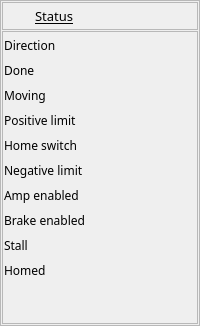
      <widget class="QFrame" name="frame_10">
       <property name="frameShape">
        <enum>QFrame::StyledPanel</enum>
       </property>
       <property name="frameShadow">
        <enum>QFrame::Raised</enum>
       </property>
       <layout class="QVBoxLayout" name="verticalLayout_15">
        <property name="spacing">
         <number>1</number>
        </property>
        <property name="margin">
         <number>1</number>
        </property>
        <item>
         <widget class="QFrame" name="frame_11">
          <property name="sizePolicy">
           <sizepolicy hsizetype="Preferred" vsizetype="Fixed">
            <horstretch>0</horstretch>
            <verstretch>0</verstretch>
           </sizepolicy>
          </property>
          <property name="minimumSize">
           <size>
            <width>0</width>
            <height>24</height>
           </size>
          </property>
          <property name="frameShape">
           <enum>QFrame::StyledPanel</enum>
          </property>
          <property name="frameShadow">
           <enum>QFrame::Raised</enum>
          </property>
          <layout class="QVBoxLayout" name="verticalLayout_18">
           <property name="spacing">
            <number>1</number>
           </property>
           <property name="margin">
            <number>1</number>
           </property>
           <item>
            <layout class="QHBoxLayout" name="horizontalLayout_26">
             <property name="spacing">
              <number>1</number>
             </property>
             <item>
              <widget class="QLabel" name="label_37">
               <property name="sizePolicy">
                <sizepolicy hsizetype="Fixed" vsizetype="Fixed">
                 <horstretch>0</horstretch>
                 <verstretch>0</verstretch>
                </sizepolicy>
               </property>
               <property name="minimumSize">
                <size>
                 <width>90</width>
                 <height>24</height>
                </size>
               </property>
               <property name="font">
                <font>
                 <family>Abyssinica SIL</family>
                 <pointsize>10</pointsize>
                 <underline>true</underline>
                </font>
               </property>
               <property name="text">
                <string>Status</string>
               </property>
              </widget>
             </item>
             <item>
              <spacer name="horizontalSpacer_7">
               <property name="orientation">
                <enum>Qt::Horizontal</enum>
               </property>
               <property name="sizeType">
                <enum>QSizePolicy::Fixed</enum>
               </property>
               <property name="sizeHint" stdset="0">
                <size>
                 <width>40</width>
                 <height>24</height>
                </size>
               </property>
              </spacer>
             </item>
            </layout>
           </item>
          </layout>
         </widget>
        </item>
        <item>
         <widget class="QFrame" name="frame_12">
          <property name="frameShape">
           <enum>QFrame::StyledPanel</enum>
          </property>
          <property name="frameShadow">
           <enum>QFrame::Raised</enum>
          </property>
          <layout class="QVBoxLayout" name="verticalLayout_16">
           <property name="spacing">
            <number>1</number>
           </property>
           <property name="margin">
            <number>1</number>
           </property>
           <item>
            <layout class="QVBoxLayout" name="verticalLayout_19" stretch="3,3,3,3,3,3,3,3,3,3">
             <property name="spacing">
              <number>1</number>
             </property>
             <item>
              <layout class="QHBoxLayout" name="horizontalLayout_12">
               <property name="spacing">
                <number>1</number>
               </property>
               <item>
                <widget class="QLabel" name="label_24">
                 <property name="sizePolicy">
                  <sizepolicy hsizetype="Fixed" vsizetype="Fixed">
                   <horstretch>0</horstretch>
                   <verstretch>0</verstretch>
                  </sizepolicy>
                 </property>
                 <property name="minimumSize">
                  <size>
                   <width>90</width>
                   <height>24</height>
                  </size>
                 </property>
                 <property name="font">
                  <font>
                   <family>Abyssinica SIL</family>
                   <pointsize>9</pointsize>
                  </font>
                 </property>
                 <property name="text">
                  <string>Direction</string>
                 </property>
                </widget>
               </item>
               <item>
                <widget class="QEBitStatus" name="qebitstatus">
                 <property name="numberOfBits">
                  <number>1</number>
                 </property>
                 <property name="variable" stdset="0">
                  <string>$(DMC)$(M).MSTA</string>
                 </property>
                </widget>
               </item>
              </layout>
             </item>
             <item>
              <layout class="QHBoxLayout" name="horizontalLayout_13">
               <property name="spacing">
                <number>1</number>
               </property>
               <item>
                <widget class="QLabel" name="label_25">
                 <property name="sizePolicy">
                  <sizepolicy hsizetype="Fixed" vsizetype="Fixed">
                   <horstretch>0</horstretch>
                   <verstretch>0</verstretch>
                  </sizepolicy>
                 </property>
                 <property name="minimumSize">
                  <size>
                   <width>90</width>
                   <height>24</height>
                  </size>
                 </property>
                 <property name="font">
                  <font>
                   <family>Abyssinica SIL</family>
                   <pointsize>9</pointsize>
                  </font>
                 </property>
                 <property name="text">
                  <string>Done</string>
                 </property>
                </widget>
               </item>
               <item>
                <widget class="QEBitStatus" name="qebitstatus_2">
                 <property name="numberOfBits">
                  <number>1</number>
                 </property>
                 <property name="shift">
                  <number>1</number>
                 </property>
                 <property name="variable" stdset="0">
                  <string>$(DMC)$(M).MSTA</string>
                 </property>
                </widget>
               </item>
              </layout>
             </item>
             <item>
              <layout class="QHBoxLayout" name="horizontalLayout_27">
               <property name="spacing">
                <number>1</number>
               </property>
               <item>
                <widget class="QLabel" name="label_38">
                 <property name="sizePolicy">
                  <sizepolicy hsizetype="Fixed" vsizetype="Fixed">
                   <horstretch>0</horstretch>
                   <verstretch>0</verstretch>
                  </sizepolicy>
                 </property>
                 <property name="minimumSize">
                  <size>
                   <width>90</width>
                   <height>24</height>
                  </size>
                 </property>
                 <property name="font">
                  <font>
                   <family>Abyssinica SIL</family>
                   <pointsize>9</pointsize>
                  </font>
                 </property>
                 <property name="text">
                  <string>Moving</string>
                 </property>
                </widget>
               </item>
               <item>
                <widget class="QEBitStatus" name="qebitstatus_3">
                 <property name="numberOfBits">
                  <number>1</number>
                 </property>
                 <property name="shift">
                  <number>10</number>
                 </property>
                 <property name="variable" stdset="0">
                  <string>$(DMC)$(M).MSTA</string>
                 </property>
                </widget>
               </item>
              </layout>
             </item>
             <item>
              <layout class="QHBoxLayout" name="horizontalLayout_14">
               <property name="spacing">
                <number>1</number>
               </property>
               <item>
                <widget class="QLabel" name="label_26">
                 <property name="sizePolicy">
                  <sizepolicy hsizetype="Fixed" vsizetype="Fixed">
                   <horstretch>0</horstretch>
                   <verstretch>0</verstretch>
                  </sizepolicy>
                 </property>
                 <property name="minimumSize">
                  <size>
                   <width>90</width>
                   <height>24</height>
                  </size>
                 </property>
                 <property name="font">
                  <font>
                   <family>Abyssinica SIL</family>
                   <pointsize>9</pointsize>
                  </font>
                 </property>
                 <property name="text">
                  <string>Positive limit</string>
                 </property>
                </widget>
               </item>
               <item>
                <widget class="QEBitStatus" name="qebitstatus_4">
                 <property name="numberOfBits">
                  <number>1</number>
                 </property>
                 <property name="shift">
                  <number>2</number>
                 </property>
                 <property name="variable" stdset="0">
                  <string>$(DMC)$(M).MSTA</string>
                 </property>
                </widget>
               </item>
              </layout>
             </item>
             <item>
              <layout class="QHBoxLayout" name="horizontalLayout_15">
               <property name="spacing">
                <number>1</number>
               </property>
               <item>
                <widget class="QLabel" name="label_28">
                 <property name="sizePolicy">
                  <sizepolicy hsizetype="Fixed" vsizetype="Fixed">
                   <horstretch>0</horstretch>
                   <verstretch>0</verstretch>
                  </sizepolicy>
                 </property>
                 <property name="minimumSize">
                  <size>
                   <width>90</width>
                   <height>24</height>
                  </size>
                 </property>
                 <property name="font">
                  <font>
                   <family>Abyssinica SIL</family>
                   <pointsize>9</pointsize>
                  </font>
                 </property>
                 <property name="text">
                  <string>Home switch</string>
                 </property>
                </widget>
               </item>
               <item>
                <widget class="QEBitStatus" name="qebitstatus_5">
                 <property name="numberOfBits">
                  <number>1</number>
                 </property>
                 <property name="shift">
                  <number>3</number>
                 </property>
                 <property name="variable" stdset="0">
                  <string>$(DMC)$(M).MSTA</string>
                 </property>
                </widget>
               </item>
              </layout>
             </item>
             <item>
              <layout class="QHBoxLayout" name="horizontalLayout_16">
               <property name="spacing">
                <number>1</number>
               </property>
               <item>
                <widget class="QLabel" name="label_27">
                 <property name="sizePolicy">
                  <sizepolicy hsizetype="Fixed" vsizetype="Fixed">
                   <horstretch>0</horstretch>
                   <verstretch>0</verstretch>
                  </sizepolicy>
                 </property>
                 <property name="minimumSize">
                  <size>
                   <width>90</width>
                   <height>24</height>
                  </size>
                 </property>
                 <property name="font">
                  <font>
                   <family>Abyssinica SIL</family>
                   <pointsize>9</pointsize>
                  </font>
                 </property>
                 <property name="text">
                  <string>Negative limit</string>
                 </property>
                </widget>
               </item>
               <item>
                <widget class="QEBitStatus" name="qebitstatus_6">
                 <property name="numberOfBits">
                  <number>1</number>
                 </property>
                 <property name="shift">
                  <number>13</number>
                 </property>
                 <property name="variable" stdset="0">
                  <string>$(DMC)$(M).MSTA</string>
                 </property>
                </widget>
               </item>
              </layout>
             </item>
             <item>
              <layout class="QHBoxLayout" name="horizontalLayout_17">
               <property name="spacing">
                <number>1</number>
               </property>
               <item>
                <widget class="QLabel" name="label_31">
                 <property name="sizePolicy">
                  <sizepolicy hsizetype="Fixed" vsizetype="Fixed">
                   <horstretch>0</horstretch>
                   <verstretch>0</verstretch>
                  </sizepolicy>
                 </property>
                 <property name="minimumSize">
                  <size>
                   <width>90</width>
                   <height>24</height>
                  </size>
                 </property>
                 <property name="font">
                  <font>
                   <family>Abyssinica SIL</family>
                   <pointsize>9</pointsize>
                  </font>
                 </property>
                 <property name="text">
                  <string>Amp enabled</string>
                 </property>
                </widget>
               </item>
               <item>
                <widget class="QEBitStatus" name="qebitstatus_7">
                 <property name="numberOfBits">
                  <number>1</number>
                 </property>
                 <property name="shift">
                  <number>5</number>
                 </property>
                 <property name="variable" stdset="0">
                  <string>$(DMC)$(M).MSTA</string>
                 </property>
                </widget>
               </item>
              </layout>
             </item>
             <item>
              <layout class="QHBoxLayout" name="horizontalLayout_28">
               <property name="spacing">
                <number>1</number>
               </property>
               <item>
                <widget class="QLabel" name="label_41">
                 <property name="sizePolicy">
                  <sizepolicy hsizetype="Fixed" vsizetype="Fixed">
                   <horstretch>0</horstretch>
                   <verstretch>0</verstretch>
                  </sizepolicy>
                 </property>
                 <property name="minimumSize">
                  <size>
                   <width>90</width>
                   <height>24</height>
                  </size>
                 </property>
                 <property name="font">
                  <font>
                   <family>Abyssinica SIL</family>
                   <pointsize>9</pointsize>
                  </font>
                 </property>
                 <property name="text">
                  <string>Brake enabled</string>
                 </property>
                </widget>
               </item>
               <item>
                <widget class="QEBitStatus" name="qebitstatus_10">
                 <property name="numberOfBits">
                  <number>1</number>
                 </property>
                 <property name="shift">
                  <number>0</number>
                 </property>
                 <property name="variable" stdset="0">
                  <string>$(DMC)$(M)_BRAKE_STATUS</string>
                 </property>
                </widget>
               </item>
              </layout>
             </item>
             <item>
              <layout class="QHBoxLayout" name="horizontalLayout_18" stretch="0,0">
               <property name="spacing">
                <number>1</number>
               </property>
               <item>
                <widget class="QLabel" name="label_32">
                 <property name="sizePolicy">
                  <sizepolicy hsizetype="Fixed" vsizetype="Fixed">
                   <horstretch>0</horstretch>
                   <verstretch>0</verstretch>
                  </sizepolicy>
                 </property>
                 <property name="minimumSize">
                  <size>
                   <width>90</width>
                   <height>24</height>
                  </size>
                 </property>
                 <property name="font">
                  <font>
                   <family>Abyssinica SIL</family>
                   <pointsize>9</pointsize>
                  </font>
                 </property>
                 <property name="text">
                  <string>Stall</string>
                 </property>
                </widget>
               </item>
               <item>
                <widget class="QEBitStatus" name="qebitstatus_8">
                 <property name="numberOfBits">
                  <number>1</number>
                 </property>
                 <property name="shift">
                  <number>4</number>
                 </property>
                 <property name="variable" stdset="0">
                  <string>$(DMC)$(M).MSTA</string>
                 </property>
                </widget>
               </item>
              </layout>
             </item>
             <item>
              <layout class="QHBoxLayout" name="horizontalLayout_19">
               <property name="spacing">
                <number>1</number>
               </property>
               <item>
                <widget class="QLabel" name="label_39">
                 <property name="sizePolicy">
                  <sizepolicy hsizetype="Fixed" vsizetype="Fixed">
                   <horstretch>0</horstretch>
                   <verstretch>0</verstretch>
                  </sizepolicy>
                 </property>
                 <property name="minimumSize">
                  <size>
                   <width>90</width>
                   <height>24</height>
                  </size>
                 </property>
                 <property name="font">
                  <font>
                   <family>Abyssinica SIL</family>
                   <pointsize>9</pointsize>
                  </font>
                 </property>
                 <property name="text">
                  <string>Homed</string>
                 </property>
                </widget>
               </item>
               <item>
                <widget class="QEBitStatus" name="qebitstatus_9">
                 <property name="numberOfBits">
                  <number>1</number>
                 </property>
                 <property name="shift">
                  <number>14</number>
                 </property>
                 <property name="variable" stdset="0">
                  <string>$(DMC)$(M).MSTA</string>
                 </property>
                </widget>
               </item>
              </layout>
             </item>
            </layout>
           </item>
           <item>
            <spacer name="verticalSpacer">
             <property name="orientation">
              <enum>Qt::Vertical</enum>
             </property>
             <property name="sizeHint" stdset="0">
              <size>
               <width>20</width>
               <height>40</height>
              </size>
             </property>
            </spacer>
           </item>
          </layout>
         </widget>
        </item>
       </layout>
      </widget>
